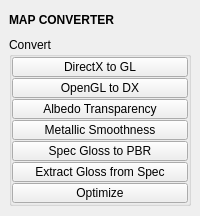
<?xml version="1.0" encoding="UTF-8"?>
<ui version="4.0">
 <class>QtUi</class>
 <widget class="QMainWindow" name="QtUi">
  <property name="enabled">
   <bool>true</bool>
  </property>
  <property name="geometry">
   <rect>
    <x>0</x>
    <y>0</y>
    <width>200</width>
    <height>216</height>
   </rect>
  </property>
  <property name="tabShape">
   <enum>QTabWidget::Triangular</enum>
  </property>
  <property name="dockNestingEnabled">
   <bool>true</bool>
  </property>
  <property name="dockOptions">
   <set>QMainWindow::AllowNestedDocks|QMainWindow::AllowTabbedDocks|QMainWindow::AnimatedDocks|QMainWindow::ForceTabbedDocks</set>
  </property>
  <widget class="QWidget" name="central_widget">
   <property name="minimumSize">
    <size>
     <width>200</width>
     <height>0</height>
    </size>
   </property>
   <layout class="QVBoxLayout" name="verticalLayout">
    <item>
     <layout class="QVBoxLayout" name="main_layout">
      <property name="spacing">
       <number>6</number>
      </property>
      <property name="sizeConstraint">
       <enum>QLayout::SetFixedSize</enum>
      </property>
      <item>
       <widget class="Header" name="header">
        <property name="minimumSize">
         <size>
          <width>0</width>
          <height>22</height>
         </size>
        </property>
        <property name="maximumSize">
         <size>
          <width>999</width>
          <height>22</height>
         </size>
        </property>
        <property name="font">
         <font>
          <weight>75</weight>
          <bold>true</bold>
         </font>
        </property>
        <property name="text">
         <string>MAP CONVERTER</string>
        </property>
       </widget>
      </item>
      <item>
       <widget class="QGroupBox" name="Formatting">
        <property name="title">
         <string>Convert</string>
        </property>
        <layout class="QVBoxLayout" name="verticalLayout_4">
         <property name="spacing">
          <number>1</number>
         </property>
         <property name="leftMargin">
          <number>0</number>
         </property>
         <property name="topMargin">
          <number>0</number>
         </property>
         <property name="rightMargin">
          <number>0</number>
         </property>
         <property name="bottomMargin">
          <number>0</number>
         </property>
         <item>
          <widget class="QPushButton" name="b000">
           <property name="enabled">
            <bool>true</bool>
           </property>
           <property name="minimumSize">
            <size>
             <width>0</width>
             <height>20</height>
            </size>
           </property>
           <property name="maximumSize">
            <size>
             <width>16777215</width>
             <height>20</height>
            </size>
           </property>
           <property name="toolTip">
            <string>&lt;b&gt;Convert DirectX to OpenGL&lt;/b&gt;&lt;br&gt;
Converts a &lt;b&gt;Normal Map&lt;/b&gt; from &lt;b&gt;DirectX&lt;/b&gt; format to &lt;b&gt;OpenGL&lt;/b&gt; format.&lt;br&gt;&lt;br&gt;
&lt;b&gt;Usage:&lt;/b&gt; Select a &lt;b&gt;DirectX&lt;/b&gt; normal map.&lt;br&gt;&lt;br&gt;
- If an existing &lt;b&gt;OpenGL&lt;/b&gt; normal map of the same name is found, it will be &lt;b&gt;overwritten&lt;/b&gt;.</string>
           </property>
           <property name="text">
            <string>DirectX to GL</string>
           </property>
          </widget>
         </item>
         <item>
          <widget class="QPushButton" name="b001">
           <property name="enabled">
            <bool>true</bool>
           </property>
           <property name="minimumSize">
            <size>
             <width>0</width>
             <height>20</height>
            </size>
           </property>
           <property name="maximumSize">
            <size>
             <width>16777215</width>
             <height>20</height>
            </size>
           </property>
           <property name="toolTip">
            <string>&lt;b&gt;Convert OpenGL to DirectX&lt;/b&gt;&lt;br&gt;
Converts a &lt;b&gt;Normal Map&lt;/b&gt; from &lt;b&gt;OpenGL&lt;/b&gt; format to &lt;b&gt;DirectX&lt;/b&gt; format.&lt;br&gt;&lt;br&gt;
&lt;b&gt;Usage:&lt;/b&gt; Select an &lt;b&gt;OpenGL&lt;/b&gt; normal map.&lt;br&gt;&lt;br&gt;
- If an existing &lt;b&gt;DirectX&lt;/b&gt; normal map of the same name is found, it will be &lt;b&gt;overwritten&lt;/b&gt;.

</string>
           </property>
           <property name="text">
            <string>OpenGL to DX</string>
           </property>
          </widget>
         </item>
         <item>
          <widget class="QPushButton" name="b002">
           <property name="enabled">
            <bool>true</bool>
           </property>
           <property name="minimumSize">
            <size>
             <width>0</width>
             <height>20</height>
            </size>
           </property>
           <property name="maximumSize">
            <size>
             <width>16777215</width>
             <height>20</height>
            </size>
           </property>
           <property name="toolTip">
            <string>&lt;b&gt;Pack Transparency into Albedo&lt;/b&gt;&lt;br&gt;
Combines a &lt;b&gt;Transparency (Opacity)&lt;/b&gt; map into the &lt;b&gt;Albedo&lt;/b&gt; map.&lt;br&gt;&lt;br&gt;
&lt;b&gt;Usage:&lt;/b&gt; Select an &lt;b&gt;Albedo&lt;/b&gt; and an &lt;b&gt;Opacity&lt;/b&gt; map.&lt;br&gt;&lt;br&gt;
- If an existing &lt;b&gt;Albedo Transparency&lt;/b&gt; map of the same name is found, it will be &lt;b&gt;overwritten&lt;/b&gt;.&lt;br&gt;
- If a &lt;b&gt;BaseColor&lt;/b&gt; map is provided, it will be converted to &lt;b&gt;Albedo&lt;/b&gt;.

</string>
           </property>
           <property name="text">
            <string>Albedo Transparency</string>
           </property>
          </widget>
         </item>
         <item>
          <widget class="QPushButton" name="b003">
           <property name="enabled">
            <bool>true</bool>
           </property>
           <property name="minimumSize">
            <size>
             <width>0</width>
             <height>20</height>
            </size>
           </property>
           <property name="maximumSize">
            <size>
             <width>16777215</width>
             <height>20</height>
            </size>
           </property>
           <property name="toolTip">
            <string>&lt;b&gt;Pack Smoothness or Roughness into Metallic&lt;/b&gt;&lt;br&gt;
Combines a &lt;b&gt;Smoothness&lt;/b&gt; or &lt;b&gt;Roughness&lt;/b&gt; map into the &lt;b&gt;Metallic&lt;/b&gt; map.&lt;br&gt;&lt;br&gt;
&lt;b&gt;Usage:&lt;/b&gt; Select a &lt;b&gt;Roughness&lt;/b&gt; and a &lt;b&gt;Metallic&lt;/b&gt; map.&lt;br&gt;&lt;br&gt;
- If an existing &lt;b&gt;Metallic Smoothness&lt;/b&gt; map of the same name is found, it will be &lt;b&gt;overwritten&lt;/b&gt;.</string>
           </property>
           <property name="text">
            <string>Metallic Smoothness</string>
           </property>
          </widget>
         </item>
         <item>
          <widget class="QPushButton" name="b004">
           <property name="enabled">
            <bool>true</bool>
           </property>
           <property name="minimumSize">
            <size>
             <width>0</width>
             <height>20</height>
            </size>
           </property>
           <property name="maximumSize">
            <size>
             <width>16777215</width>
             <height>20</height>
            </size>
           </property>
           <property name="toolTip">
            <string>&lt;b&gt;Convert Specular Glossiness to PBR&lt;/b&gt;&lt;br&gt;
Converts Specular Glossiness map(s) to &lt;b&gt;PBR&lt;/b&gt; format.&lt;br&gt;&lt;br&gt;
&lt;b&gt;Usage:&lt;/b&gt; Select &lt;b&gt;Diffuse, Specular,&lt;/b&gt; and &lt;b&gt;Glossiness&lt;/b&gt; maps.&lt;br&gt;&lt;br&gt;
- If no &lt;b&gt;Glossiness&lt;/b&gt; map is provided, it will attempt to extract it from the &lt;b&gt;Specular&lt;/b&gt; map.&lt;br&gt;
- If extraction fails, the &lt;b&gt;Roughness&lt;/b&gt; map will be approximated using the &lt;b&gt;Specular&lt;/b&gt; map.&lt;br&gt;
- If existing &lt;b&gt;BaseColor, Metallic,&lt;/b&gt; and &lt;b&gt;Roughness&lt;/b&gt; maps of the same name are found, they will be &lt;b&gt;overwritten&lt;/b&gt;.

</string>
           </property>
           <property name="text">
            <string>Spec Gloss to PBR</string>
           </property>
          </widget>
         </item>
         <item>
          <widget class="QPushButton" name="b005">
           <property name="enabled">
            <bool>true</bool>
           </property>
           <property name="minimumSize">
            <size>
             <width>0</width>
             <height>20</height>
            </size>
           </property>
           <property name="maximumSize">
            <size>
             <width>16777215</width>
             <height>20</height>
            </size>
           </property>
           <property name="toolTip">
            <string>&lt;html&gt;&lt;head/&gt;&lt;body&gt;&lt;p&gt;&lt;span style=&quot; font-weight:600;&quot;&gt;Extract Glossiness from Specular&lt;/span&gt;&lt;br/&gt;Extracts the Glossiness map from the Specular map's alpha channel.&lt;br/&gt;&lt;br/&gt;&lt;span style=&quot; font-weight:600;&quot;&gt;Usage:&lt;/span&gt; Select a &lt;span style=&quot; font-weight:600;&quot;&gt;Specular &lt;/span&gt;map.&lt;br/&gt;&lt;br/&gt;- If extraction fails, the &lt;span style=&quot; font-weight:600;&quot;&gt;Roughness&lt;/span&gt; map will be approximated using the &lt;span style=&quot; font-weight:600;&quot;&gt;Specular&lt;/span&gt; map.&lt;br/&gt;- If an existing &lt;span style=&quot; font-weight:600;&quot;&gt;Roughness&lt;/span&gt; map of the same name exists, it will be &lt;span style=&quot; font-weight:600;&quot;&gt;overwritten&lt;/span&gt;. &lt;/p&gt;&lt;/body&gt;&lt;/html&gt;</string>
           </property>
           <property name="text">
            <string>Extract Gloss from Spec</string>
           </property>
          </widget>
         </item>
         <item>
          <widget class="QPushButton" name="b006">
           <property name="enabled">
            <bool>true</bool>
           </property>
           <property name="minimumSize">
            <size>
             <width>0</width>
             <height>20</height>
            </size>
           </property>
           <property name="maximumSize">
            <size>
             <width>16777215</width>
             <height>20</height>
            </size>
           </property>
           <property name="toolTip">
            <string>&lt;b&gt;Optimize Texture&lt;/b&gt;&lt;br&gt;
Optimizes a texture by clamping the maximum size to &lt;b&gt;4K&lt;/b&gt; and adjusting the image 
(such as setting bit depth) according to the map type.&lt;br&gt;&lt;br&gt;
&lt;b&gt;Usage:&lt;/b&gt; Select the texture map(s) to optimize.&lt;br&gt;&lt;br&gt;
The optimized texture will be created in the same directory, 
with the original file moved to an &lt;i&gt;old&lt;/i&gt; folder.

</string>
           </property>
           <property name="text">
            <string>Optimize</string>
           </property>
          </widget>
         </item>
        </layout>
       </widget>
      </item>
      <item>
       <spacer name="verticalSpacer">
        <property name="orientation">
         <enum>Qt::Vertical</enum>
        </property>
        <property name="sizeHint" stdset="0">
         <size>
          <width>0</width>
          <height>10</height>
         </size>
        </property>
       </spacer>
      </item>
     </layout>
    </item>
   </layout>
  </widget>
 </widget>
 <customwidgets>
  <customwidget>
   <class>Header</class>
   <extends>QLabel</extends>
   <header>uitk.widgets.header.Header.h</header>
  </customwidget>
 </customwidgets>
 <resources/>
 <connections/>
 <designerdata>
  <property name="gridDeltaX">
   <number>5</number>
  </property>
  <property name="gridDeltaY">
   <number>5</number>
  </property>
  <property name="gridSnapX">
   <bool>true</bool>
  </property>
  <property name="gridSnapY">
   <bool>true</bool>
  </property>
  <property name="gridVisible">
   <bool>true</bool>
  </property>
 </designerdata>
</ui>
